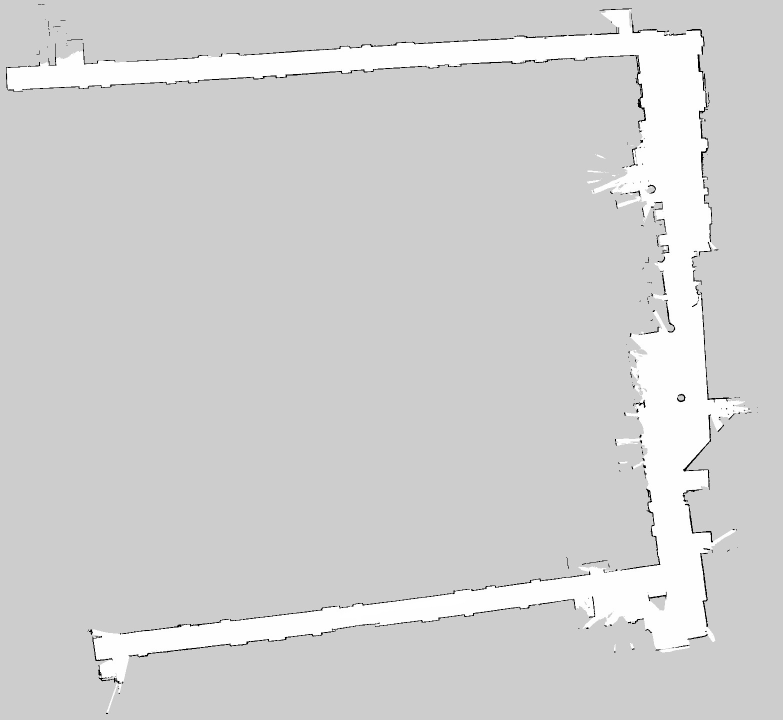
#> input picture obstacle_free.jpg, 1566 x 1440 px (shown at 1/2 size)
$ jupyter execute --allow-errors obstacle_free_modified_video.ipynb
#> lines starting #> are read from the running program, lines starting #| are printed output that depends on the picture; after the words box and inside, x2 and y2 are one past the last pixel; in counts of white or black regions, pixels touching at a corner belong together
[cell 1]
import cv2
import numpy as np
import matplotlib.pyplot as plt
import math
from scipy.spatial import distance

[cell 2]
class node:
    def __init__(self, x, y, xPre, yPre, dist=0, indPre=0):
        self.x = [x]
        self.y = [y]
        self.xPre = [xPre]
        self.yPre = [yPre]
        self.dist = [dist]
        self.indPre = [indPre]

class path:
    def __init__(self, x, y):
        self.x = [x]
        self.y = [y]

[cell 3]
# [22 lines left out: function line_check, not called in this run]

def check_in_boundary(axis, gray_img, limit_range):
    y_list = np.arange(int(axis[1])-limit_range, int(axis[1])+limit_range)
    x_list = np.arange(int(axis[0])-limit_range, int(axis[0])+limit_range)
    for y in y_list:
        for x in x_list:
            gray_num = gray_img[y][x][0]
            if gray_num <= 205:
                return 1
    return 0

[cell 4]
# [40 lines left out: functions recursive_refine, PathRefine, not called in this run]

[cell 5]
def sqrt_mse(front, back):
    return math.sqrt(2*((math.pow(front[0]-back[0], 2)) + math.pow(front[1]-back[1], 2)))

def interval_check(front, waypoint, tmp_interval):
    real_interval = sqrt_mse(front, waypoint)
    if real_interval < (tmp_interval-10) or real_interval > (tmp_interval+10):
        return 1
    else:
        return 0

def rand_check(rand_axis, benchmark, angle):
    rand_angle = math.degrees(math.atan2(rand_axis[1]-benchmark[1],rand_axis[0]-benchmark[0]))
    if rand_angle < (angle-theta) or rand_angle > (angle+theta):
        return 1
    else:
        return 0

def create_waypoint(front, back, interval, number, numero, orientation):
    global count
    x_way = []
    x_way_angle = []
    while True:
        if len(x_way) == 0:
            x_way_rand = [front[0] + (back[0]-front[0])* np.random.rand(1), front[1] + (back[1]-front[1])* np.random.rand(1)]
            IntervalCheck = interval_check(front, x_way_rand, interval)
        else:
            x_way_rand = [pre_x_way[0] + (back[0]-pre_x_way[0])* np.random.rand(1), pre_x_way[1] + (back[1]-pre_x_way[1])* np.random.rand(1)]
            IntervalCheck = interval_check(pre_x_way, x_way_rand, interval)

        CheckInBoundWaypoint = check_in_boundary(x_way_rand, gray_img, 15)

        if CheckInBoundWaypoint == 1 or IntervalCheck == 1:
            continue

        x_way.append(x_way_rand)
        pre_x_way = x_way_rand
        ax.plot(x_way_rand[0], x_way_rand[1], 'md', markersize = 10, linewidth=1)
        fig.savefig('img' + str(numero) + '/' + str(count) + '.jpg')
        count += 1

        if len(x_way) == number:
            if orientation == -1:
                x_way.reverse()
                return x_way
            else:
                return x_way

[cell 6]
def RRT(node, path, start, end, range_num, interval, orientation, numero):
    global count
    count = 0
    ax.imshow(img)
    number = int(sqrt_mse(start, end) / interval)
    user_waypoint = []
    user_waypoint_angle = []
    user_waypoint.append(start)
    if orientation == 1:
        user_waypoint = user_waypoint + create_waypoint(start, end, interval, number, numero, orientation)
    elif orientation == -1:
        user_waypoint = user_waypoint + create_waypoint(end, start, interval, number, numero, orientation)
    user_waypoint.append(end)

    for j in range(len(user_waypoint)-1):
        angle = math.degrees(math.atan2(user_waypoint[j+1][1]-user_waypoint[j][1],user_waypoint[j+1][0]-user_waypoint[j][0]))
        user_waypoint_angle.append(angle)

    u = 0
    control_key = len(user_waypoint)-1
    for i in range(1, range_num):
        if i % int(range_num / control_key) == 0 and (i / int(range_num / control_key)) != control_key:
            u += 1
        x_rand = [user_waypoint[u][0] + (user_waypoint[u+1][0]-user_waypoint[u][0])* np.random.rand(1), user_waypoint[u][1] + (user_waypoint[u+1][1]-user_waypoint[u][1])* np.random.rand(1)]
#        x_rand = [start[0] + (end[0]-start[0])* np.random.rand(1), start[1] + (end[1]-start[1])* np.random.rand(1)]
#        x_rand = [robot[0] + (goal[0]-robot[0])* np.random.rand(1), robot[1] + (goal[1]-robot[1])* np.random.rand(1)]

        RandCheck = rand_check(user_waypoint[u+1], user_waypoint[u], user_waypoint_angle[u])

        if RandCheck == 1:
            continue

        min_dist = 9999999
        near_iter = 0
        N = len(node.x)

        for j in range(N):
            x_near = [node.x[j], node.y[j]]
            dist = distance.euclidean(x_rand, x_near)
            if min_dist > dist:
                min_dist = dist
                near_iter = j

        x_near = [node.x[near_iter], node.y[near_iter]]

        near_rand = [x_rand[0]-x_near[0], x_rand[1]-x_near[1]]
        normlized = [near_rand[0] / distance.euclidean(x_rand, x_near)*stepsize, near_rand[1] / distance.euclidean(x_rand, x_near)*stepsize]
        x_new = [x_near[0] + normlized[0], x_near[1] + normlized[1]]

        CheckInBoundNew = check_in_boundary(x_new, gray_img, 5)
        LineCheck = line_check(x_new, x_near, gray_img)

        if CheckInBoundNew == 1 or LineCheck == 1:
            continue

        ax.plot([x_near[0], x_new[0]], [x_near[1], x_new[1]], 'b-', linewidth=2)
        if i % 4 == 0:
            fig.savefig('img' + str(numero) + '/' + str(count) + '.jpg')
            count += 1
        node.x.append(x_new[0])
        node.y.append(x_new[1])
        node.xPre.append(x_near[0])
        node.yPre.append(x_near[1])
        node.dist.append(distance.euclidean(x_new, x_near))
        node.indPre.append(near_iter)

        if distance.euclidean(x_new, end) < 0.001:
            break

    if True:
        path.x[0] = end[0]
        path.y[0] = end[1]
        path.x.append(node.x[-1])
        path.y.append(node.y[-1])
        path_index = node.indPre[-1]

        while True:
            path.x.append(node.x[path_index])
            path.y.append(node.y[path_index])
            path_index = node.indPre[path_index]
            if path_index == 0:
                break

        path.x.append(start[0])
        path.y.append(start[1])
        Range_Num = len(path.x)
        for j in range(1, Range_Num):
            ax.plot([path.x[j], path.x[j-1]], [path.y[j], path.y[j-1]], 'r:', linewidth=2)
        fig.savefig('img' + str(numero) + '/' + str(count) + '.jpg')
        count += 1
    else:
        print('no path to end')

[cell 7]
def set_params():
    global stepsize, robot, goal, waypoint_1, waypoint_2, waypoint_3, v, v2, v3, v4, pos, pos2, pos3, pos4, theta
    stepsize = 10
    robot = [50, 160]
    goal = [220, 1300]
    theta = 4
    waypoint_1 = [1300, 90]
    waypoint_2 = [1380, 700]
    waypoint_3 = [1350, 1150]

    v = node(robot[0], robot[1], robot[0], robot[1])
    v2 = node(waypoint_1[0], waypoint_1[1], waypoint_1[0], waypoint_1[1])
    v3 = node(waypoint_2[0], waypoint_2[1], waypoint_2[0], waypoint_2[1])
    v4 = node(waypoint_3[0], waypoint_3[1], waypoint_3[0], waypoint_3[1])

    pos = path(0, 0)
    pos2 = path(0, 0)
    pos3 = path(0, 0)
    pos4 = path(0, 0)

[cell 8]
def station():
    set_params()
    global img, gray_img, fig, ax
    img = cv2.imread('obstacle_free.jpg')
#> img is the input picture: shape (1440, 1566, 3); min 0, max 255, mean 209.2

    gray_img = np.asarray(img)
    gray = cv2.cvtColor(img, cv2.COLOR_RGB2GRAY)
    ret, binary = cv2.threshold(gray, 127, 255, cv2.THRESH_BINARY)
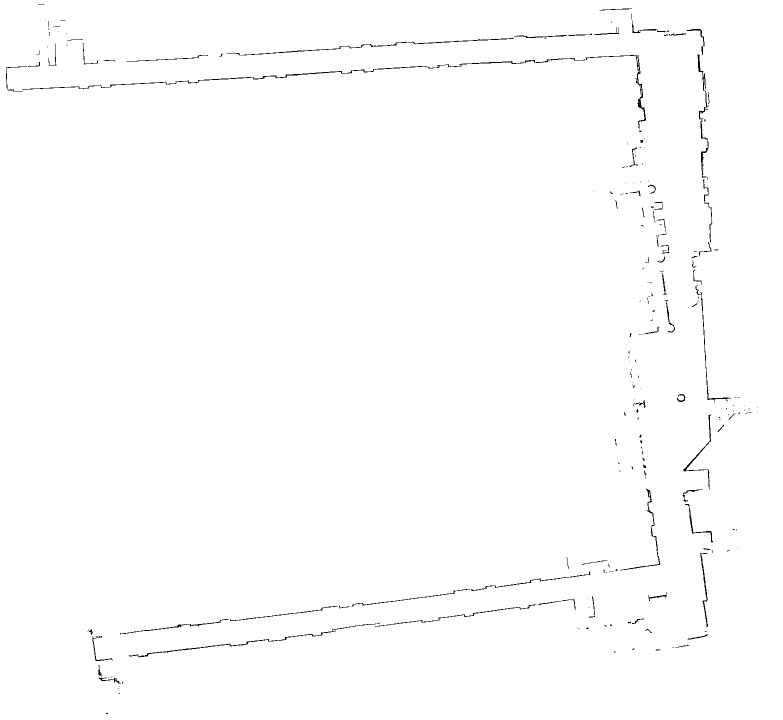
#> binary: shape (1440, 1566) (shown at 1/2 size); 99.3% white; black in thin lines or dots
    binary = cv2.bitwise_not(binary)
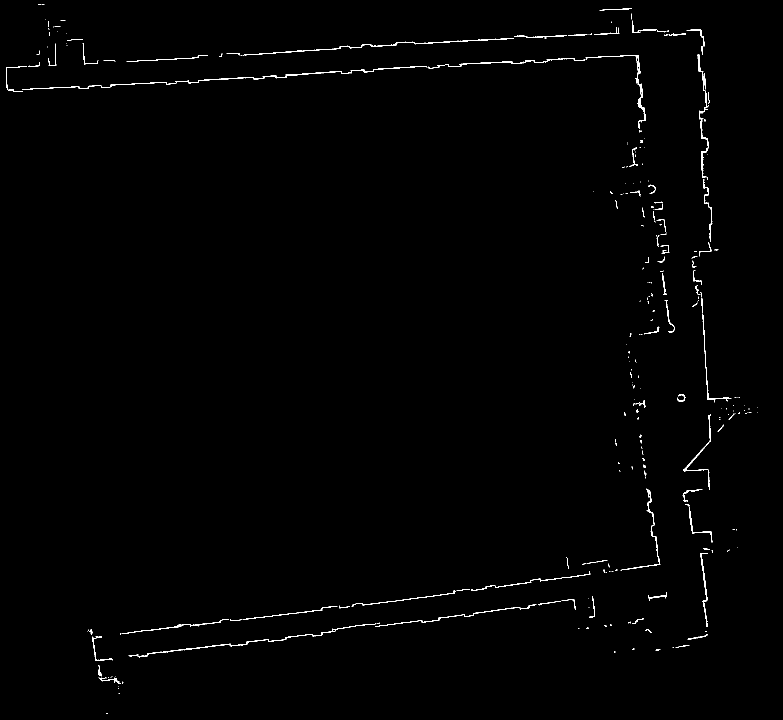
#> binary: shape (1440, 1566) (shown at 1/2 size); 0.67% white in thin lines or dots

    fig, ax = plt.subplots(figsize=(20, 20))
    ax.set_title('Local map with an obstacle and line constraints', fontsize=40)
    ax.imshow(img)

    ax.set_xlim([0, 1550])
    ax.set_ylim([0, 1440])

    ax.plot(robot[0], robot[1], 'rd', markersize = 10, linewidth=1)
    ax.plot(waypoint_1[0], waypoint_1[1], 'gd', markersize = 10, linewidth=1)
    ax.plot(waypoint_2[0], waypoint_2[1], 'gd', markersize = 10, linewidth=1)
    ax.plot(waypoint_3[0], waypoint_3[1], 'gd', markersize = 10, linewidth=1)
    ax.plot(goal[0], goal[1], 'rd', markersize = 10, linewidth=1)

    RRT(v, pos, robot, waypoint_1, 2501, 100, 1, 1)
#> the loop in create_waypoint, `while True:` made 7579 passes
#> CheckInBoundWaypoint on passes 1 to 3: 1, 1, 1
#> after the loop in create_waypoint, `while True:`: count = 17; x_way = 17 items, first 6: [[118.9], [158.7]], [[192], [145.7]], [[256.8], [144.4]], [[332.2], [136.6]], [[399], [135.9]], [[468.8], [132.1]]
#> after the loop in RRT, `for i in range(1, range_num):`: count = 17; node.dist = [0]; node.x = [50]; node.y = [160]; u = 0
    RRT(v2, pos2, waypoint_1, waypoint_2, 1001, 200, -1, 2)
    RRT(v3, pos3, waypoint_2, waypoint_3, 501, 150, 1, 3)
    RRT(v4, pos4, waypoint_3, goal, 2501, 100, -1, 4)
'''
    Final_1 = PathRefine(pos)
    Final_2 = PathRefine(pos2)
    Final_2[0].pop()
    Final_2[1].pop()
    Final_3 = PathRefine(pos3)
    Final_3[0].pop()
    Final_3[1].pop()
    Final_4 = PathRefine(pos4)
    Final_4[0].pop()
    Final_4[1].pop()

    Final_path = []
    Final_path.append(Final_4[0] + Final_3[0] + Final_2[0] + Final_1[0])
    Final_path.append(Final_4[1] + Final_3[1] + Final_2[1] + Final_1[1])

    final_length = len(Final_path[0])

    for i in range(final_length-1):
        ax.plot([Final_path[0][i], Final_path[0][i+1]], [Final_path[1][i], Final_path[1][i+1]],  'k--', linewidth=2)
'''

$ run again, with lab.pgm saved as obstacle_free.jpg
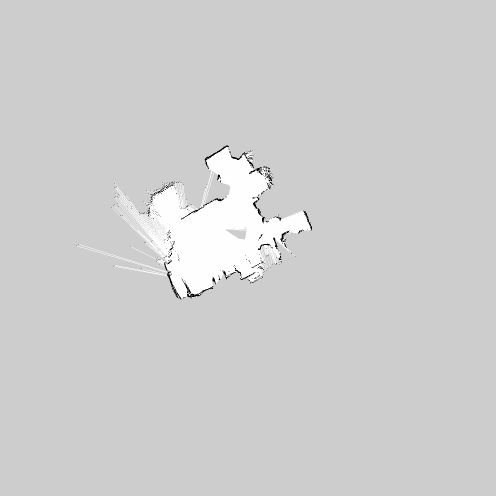
#> input picture lab.pgm, 992 x 992 px (shown at 1/2 size)
#> in station, img is the input picture: shape (992, 992, 3); min 0, max 255, mean 206.7
#> in station, `ret, binary = cv2.threshold(gray, 127, 255, cv2.THRESH_BINARY)`:
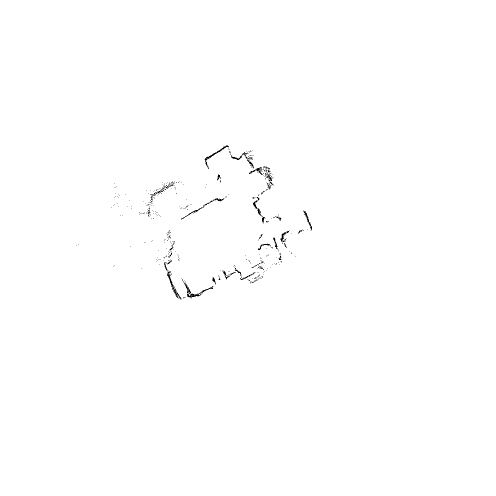
#> binary: shape (992, 992) (shown at 1/2 size); 99.7% white; black in thin lines or dots, all inside (x1, y1, x2, y2) = (152, 291, 624, 599)
#> in station, `binary = cv2.bitwise_not(binary)`:
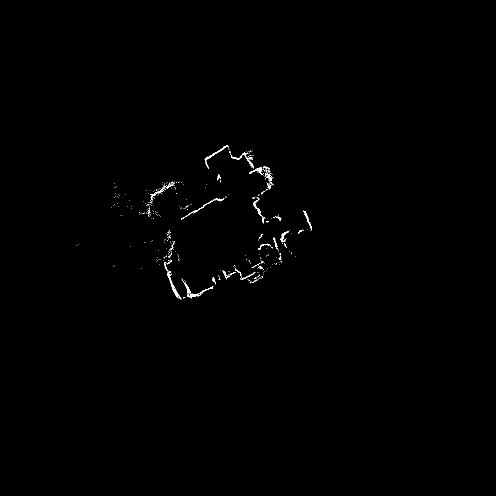
#> binary: shape (992, 992) (shown at 1/2 size); 0.34% white in thin lines or dots, all inside (x1, y1, x2, y2) = (152, 291, 624, 599)
#> after the loop in create_waypoint, `while True:`: count = 0; x_way = []
